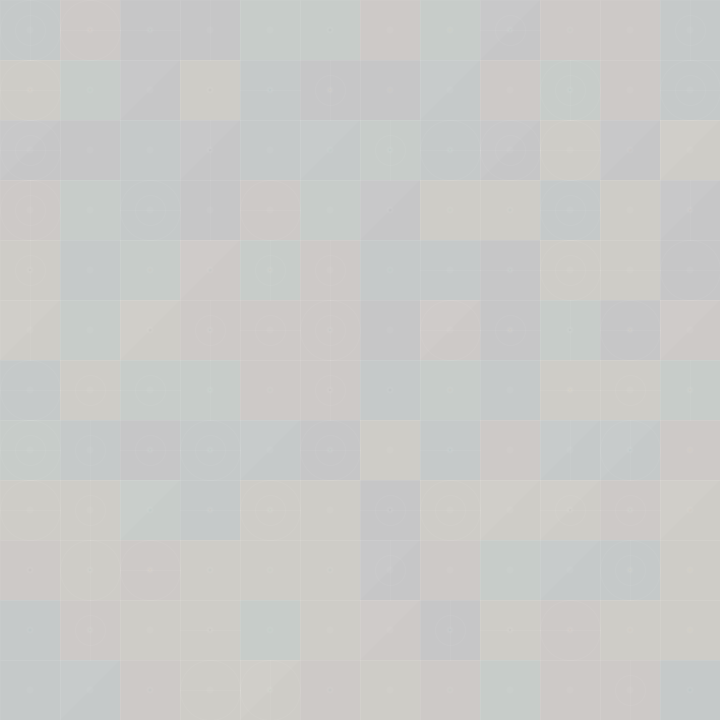
Frame 1 (no input)
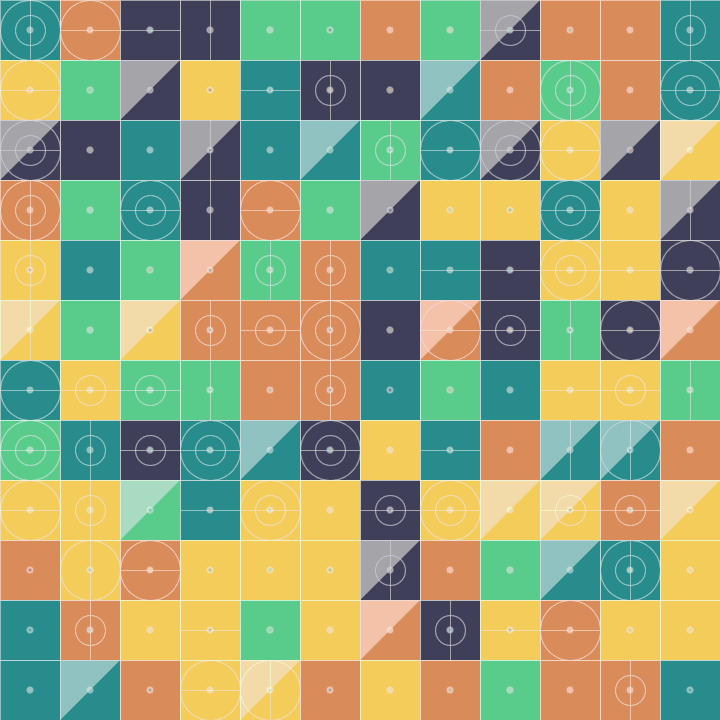
Frame 60 (the mouse pressed at the canvas centre just before this capture)
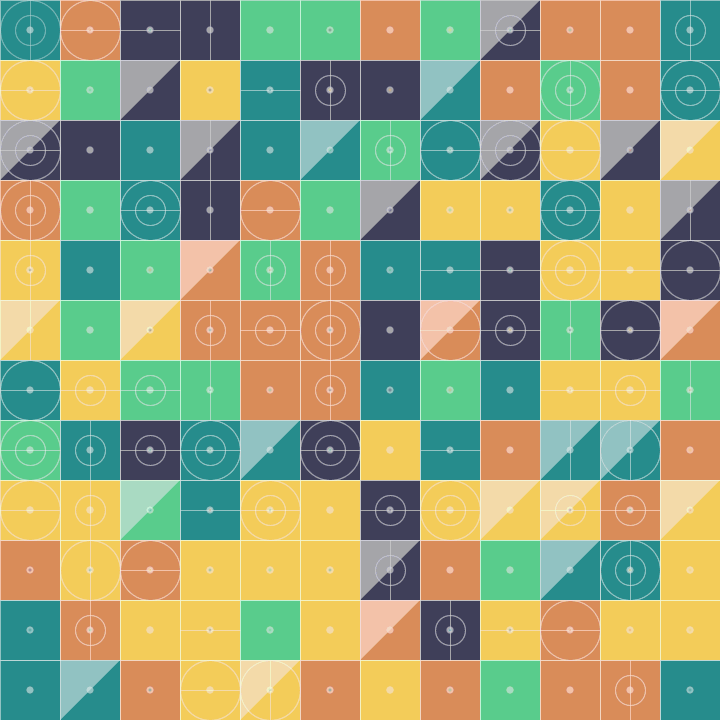
Frame 120 (the mouse held since frame 60 and released just before this capture)

The Processing sketch that drew these frames (run headless with seeded random() and noise(); from frame 60 on, the mouse is pressed at the canvas centre):

// Processing sketch: manimation
// ── manimation.pde
float tile_size = 60.0;
int alpha = 10;
color[] colors = {
  color(242, 121, 74, alpha),
  color(254, 207, 74, alpha),
  color(75, 195, 140, alpha),
  color(22, 133, 139, alpha),
  color(50, 55, 65, alpha)
};
Tile[] tiles = new Tile[144];
int anim_delay = 2000;
float transition_frequency = 0.001;

void setup() {
  size(720, 720);
  for (float i = 0; i < width; i += tile_size) {
    for (float j = 0; j < height; j += tile_size) {
      tiles[int(i/tile_size*(width/tile_size) + j/tile_size)] = new Tile(i, j);
    }
  }
}

void draw() {
  for (int i = 0; i < tiles.length; i++) {
    tiles[i].drawTile();
    tiles[i].determineTransition();
  }
}

class Tile {
  float x, y;
  float cx, cy;
  color bg_color, cdot_color, upleft_color, upright_color, botleft_color;
  boolean has_gradient, has_line, has_lellipse, has_mellipse, has_cdot;
  int line_orient;
  
  int transition_start;
  boolean in_transition;

  Tile(float x, float y) {
    this.x = x;
    this.y = y;
    cx = x + tile_size/2;
    cy = y + tile_size/2;
    in_transition = false;
    randomise();
  }

  public void randomise() {
    bg_color = colors[int(random(colors.length))];
    cdot_color = colors[int(random(colors.length))];
    upleft_color = color(255, random(10, alpha));
    upright_color = color(255, random(10, alpha));
    botleft_color = color(255, random(10, alpha));
    has_gradient = random(1) < 0.2;
    has_line = random(1) < 0.5;
    if (has_line) line_orient = (random(1) < 0.5) ? 0 : 1;
    has_lellipse = random(1) < 0.5;
    has_mellipse = random(1) < 0.5;
    has_cdot = random(1) < 0.5;
    transition_start = millis();
  }

  void drawTile() {
    // Tile
    stroke(255, alpha);
    fill(bg_color);
    rect(x, y, tile_size, tile_size);
    // Corner gradient
    if (has_gradient) {
      noStroke();
      beginShape(TRIANGLES);
      fill(upleft_color);
      vertex(x, y);
      fill(upright_color);
      vertex(x + tile_size, y);
      fill(botleft_color);
      vertex(x, y + tile_size);
      endShape();
    }
    // Center ellipse
    fill(255, alpha);
    noStroke();
    ellipse(cx, cy, 7, 7);
    // Horizontal or vertical line
    if (has_line) {
      stroke(255, alpha);
      if (line_orient == 0) {
        line(x, cy, x + tile_size, cy);
      } else {
        line(cx, y, cx, y + tile_size);
      }
    }
    // Larger circles
    noFill();
    if (has_lellipse) {
      ellipse(cx, cy, tile_size, tile_size);
    }
    if (has_mellipse) {
      ellipse(cx, cy, tile_size/2, tile_size/2);
    }
    // Center dot
    if (has_cdot) {
      fill(cdot_color);
      ellipse(cx, cy, 3, 3);
    }
  }
  
  public void determineTransition() {
    if (millis() > transition_start + anim_delay) {
      if (in_transition) {
        randomise();
      } else {
        if (random(1) < transition_frequency) {
          in_transition = true;
        }
      }
    }
  }
}
